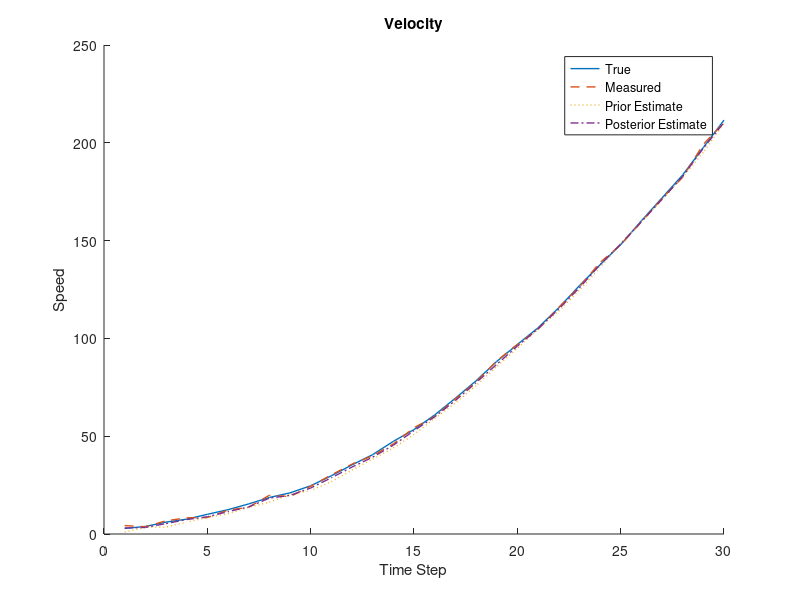
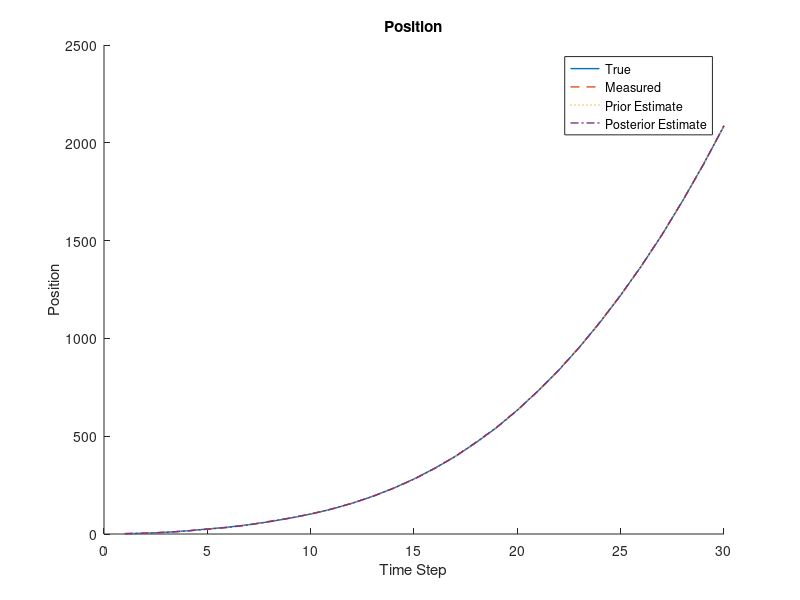
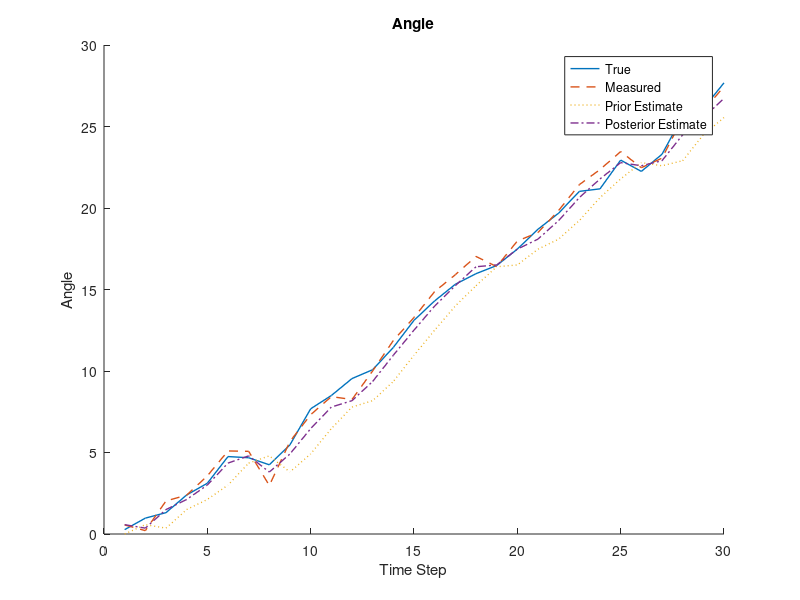

Source code (MATLAB) for these figures, in order:
clc;
clear;

%% Initialization
% Gaussian distribution generator
gaussian_distribution_generator = @(variance) variance * randn();

% State transition matrix
A = [1, 1,  0.05; 
    0, 1,   0.5;
    0,  0,  1];

% Process noise covariance matrix Q
Q = [0.5, 0, 0; 
    0, 0.5, 0;
    0,  0,  0.5];

% Observation noise covariance matrix R
R = [1, 0,  0; 
    0, 1,   0;
    0,  0,  0.5];

% State observation matrix
H = [1, 0,  0; 
    0, 1,   0;
    0,  0,  1];

% Initial position and velocity
X0 = [0; 1; 0];

% Initialize state estimate covariance matrix P
P = [1, 0,  0; 
    0, 1,   0;
    0,  0,  1];

% Initial input matrix
B=[1,0,0;
   0,1,0;
   0,0,1];
u=[0;1;1];

% Initialize true state
X_true = X0; 
X_posterior = X0;
P_posterior = P;

speed_true = [];
position_true = [];
angle_true = [];

speed_measure = [];
position_measure = [];
angle_measure = [];

speed_prior_est = [];
position_prior_est = [];
angle_prior_est = [];

speed_posterior_est = [];
position_posterior_est = [];
angle_posterior_est = [];

%% Kalman Filter
for i = 1:30
    % -----------------------Generate true value----------------------
    % Generate process noise
    w = [gaussian_distribution_generator(sqrt(Q(1, 1))); gaussian_distribution_generator(sqrt(Q(2, 2))); gaussian_distribution_generator(sqrt(Q(3, 3)))];
    % Get current state
    X_true = A * X_true +B*u + w;  
    speed_true = [speed_true; X_true(2)];
    position_true = [position_true; X_true(1)];
    angle_true = [angle_true; X_true(3)];

    % -----------------------Generate observation----------------------
    % Generate observation noise
    v = [gaussian_distribution_generator(sqrt(R(1, 1))); gaussian_distribution_generator(sqrt(R(2, 2))); gaussian_distribution_generator(sqrt(R(3, 3)))];
    % Generate observation
    Z_measure = H * X_true + v;  
    position_measure = [position_measure; Z_measure(1)];
    speed_measure = [speed_measure; Z_measure(2)];
    angle_measure = [angle_measure; Z_measure(3)];

    % ----------------------Prior estimation---------------------
    X_prior = A * X_posterior;
    position_prior_est = [position_prior_est; X_prior(1)];
    speed_prior_est = [speed_prior_est; X_prior(2)];
    angle_prior_est = [angle_prior_est; X_prior(3)];

    % Compute state estimate covariance matrix P
    P_prior = A * P_posterior * A' + Q;

    % ----------------------Calculate Kalman gain--------------------
    K = P_prior * H' / (H * P_prior * H' + R);

    % ---------------------Posterior estimation--------------------------
    X_posterior = X_prior + K * (Z_measure - H * X_prior);
    position_posterior_est = [position_posterior_est; X_posterior(1)];
    speed_posterior_est = [speed_posterior_est; X_posterior(2)];
    angle_posterior_est = [angle_posterior_est; X_posterior(3)];
    % Update state estimate covariance matrix P
    P_posterior = (eye(3) - K * H) * P_prior;
end

%% Visualization
figure;
hold on;
plot(speed_true, '-', 'LineWidth', 1);
plot(speed_measure, '--', 'LineWidth', 1);
plot(speed_prior_est, ':', 'LineWidth', 1);
plot(speed_posterior_est, '-.', 'LineWidth', 1);
legend('True', 'Measured', 'Prior Estimate', 'Posterior Estimate');
xlabel('Time Step');
ylabel('Speed');
title('Velocity');

figure;
hold on;
plot(position_true, '-', 'LineWidth', 1);
plot(position_measure, '--', 'LineWidth', 1);
plot(position_prior_est, ':', 'LineWidth', 1);
plot(position_posterior_est, '-.', 'LineWidth', 1);
legend('True', 'Measured', 'Prior Estimate', 'Posterior Estimate');
xlabel('Time Step');
ylabel('Position');
title('Position');

figure;
hold on;
plot(angle_true, '-', 'LineWidth', 1);
plot(angle_measure, '--', 'LineWidth', 1);
plot(angle_prior_est, ':', 'LineWidth', 1);
plot(angle_posterior_est, '-.', 'LineWidth', 1);
legend('True', 'Measured', 'Prior Estimate', 'Posterior Estimate');
xlabel('Time Step');
ylabel('Angle');
title('Angle');